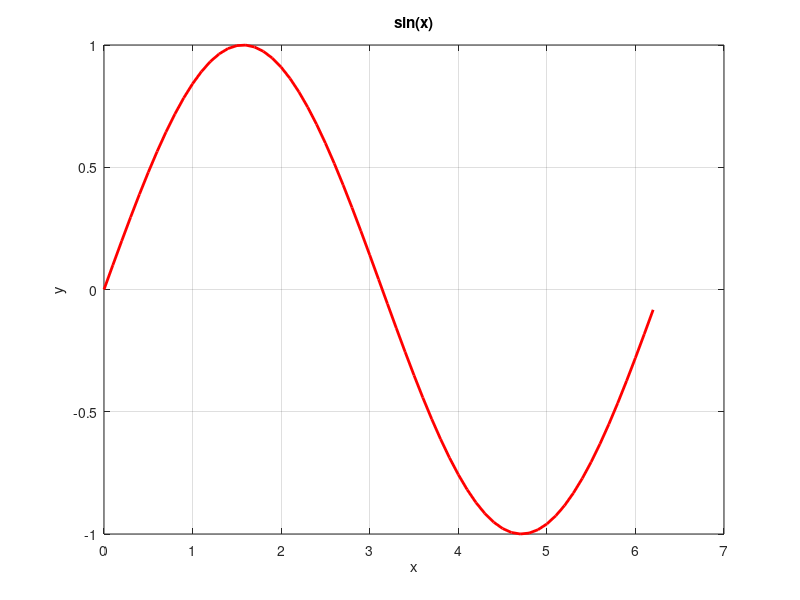

MATLAB code for this plot:
% Basit Sinüs Grafiği
x = 0:0.1:2*pi;
y = sin(x);

figure;
plot(x, y, 'r-', 'LineWidth', 2);
title('sin(x)');
xlabel('x');
ylabel('y');
grid on;

disp(['Maksimum: ', num2str(max(y))]);
disp(['Minimum: ', num2str(min(y))]);
